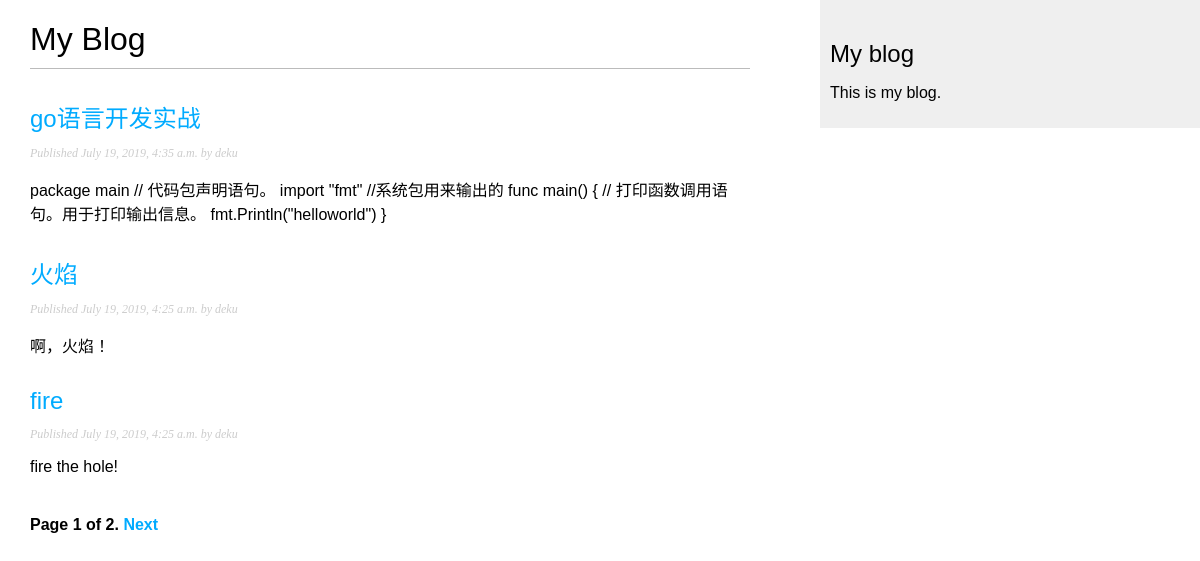
Screenshot of /blog/ with the database file from the repository.
### blog/models.py (models this page shows, shortened)
class Post(models.Model):
    STATUS_CHOICES=(('draft',"Draft"),('published',"Published"))
    title=models.CharField(max_length=250)
    slug=models.SlugField(max_length=250,unique_for_date='publish')
    author=models.ForeignKey(User, on_delete=models.CASCADE, related_name='blog_posts')
    body=models.TextField()
    publish=models.DateTimeField(default=timezone.now())
    created=models.DateTimeField(auto_now_add=True)
    updated=models.DateTimeField(auto_now=True)
    status=models.CharField(max_length=10, choices=STATUS_CHOICES, default='draft')
    objects=models.Manager()
    published=PublishedManager()
    class Meta:
        ordering=('-publish',)          #指定了Django在进行数据库查
    def get_absolute_url(self):
        return reverse('blog:post_detail', args=[self.publish.year, self.publish.month, self.publish.day, self.slug])

### blog/views.py (the view)
# urls.py: path('',views.PostListView.as_view(),name='post_list'),
class PostListView(ListView):
    queryset = Post.published.all()
    context_object_name = 'posts'
    paginate_by = 3
    template_name = 'blog/post/list.html'

### blog/templates/blog/post/list.html (shortened to what this page needs)
{% extends "blog/base.html" %}
{% block content %}
    <h1>My Blog</h1>
    {% for post in posts %}
        <h2>
            <a href="{{ post.get_absolute_url }}">
                {{ post.title }}
            </a>
        </h2>
        <p class="date">
        Published {{ post.publish }} by {{ post.author }}
        </p>
        {{ post.body|truncatewords:30|linebreaks }}
    {% endfor %}
    {% include 'pagination.html' with page=page_obj %}
{% endblock %}

### blog/templates/blog/base.html (shortened to what this page needs)
{% load static %}
<!DOCTYPE html>
<html lang="en">
<head>
    <link rel="stylesheet" href="{% static "css/blog.css" %}">
</head>
<body>
    <div id="content">
        {% block content %}
        {% endblock %}
    </div>
    <div id="sidebar">
        <h2>My blog</h2>
        <p>This is my blog.</p>
    </div>
</body>
</html>

### blog/templates/pagination.html (shortened to what this page needs)
<div class="pagination">
    <span class="step-links">
    <span class="current">
        Page {{ page.number }} of {{ page.paginator.num_pages }}.
    </span>
    {% if page.has_next %}
        <a href="?page={{ page.next_page_number }}">Next</a>
    {% endif %}
    </span>
</div>

### blog/static/css/blog.css (style rules this page uses)
body { margin:0; padding:0; font-family:helvetica, sans-serif; }
a { color:#00abff; text-decoration:none; }
h1 { font-weight:normal; border-bottom:1px solid #bbb; padding:0 0 10px 0; }
h2 { font-weight:normal; margin:30px 0 0; }
#content { float:left; width:60%; padding:0 0 0 30px; }
#sidebar { float:right; width:30%; padding:10px; background:#efefef; height:100%; }
p.date { color:#ccc; font-family: georgia, serif; font-size: 12px; font-style: italic; }
.pagination { margin:40px 0; font-weight:bold; }

### rows the page displays
Post: title "go语言开发实战", publish "July 19, 2019, 4:35 a.m.", author "deku", body "package main // 代码包声明语句。 import \"fmt\" //系统包用来输出的 func main() { // 打印函数调用语句。用于打印输出信息。 fmt.Println(\"helloworld\") }"
Post: title "火焰", publish "July 19, 2019, 4:25 a.m.", author "deku", body "啊，火焰！"
Post: title "fire", publish "July 19, 2019, 4:25 a.m.", author "deku", body "fire the hole!"

### other values shown
{{ page.number }} "1"
{{ page.paginator.num_pages }} "2"
